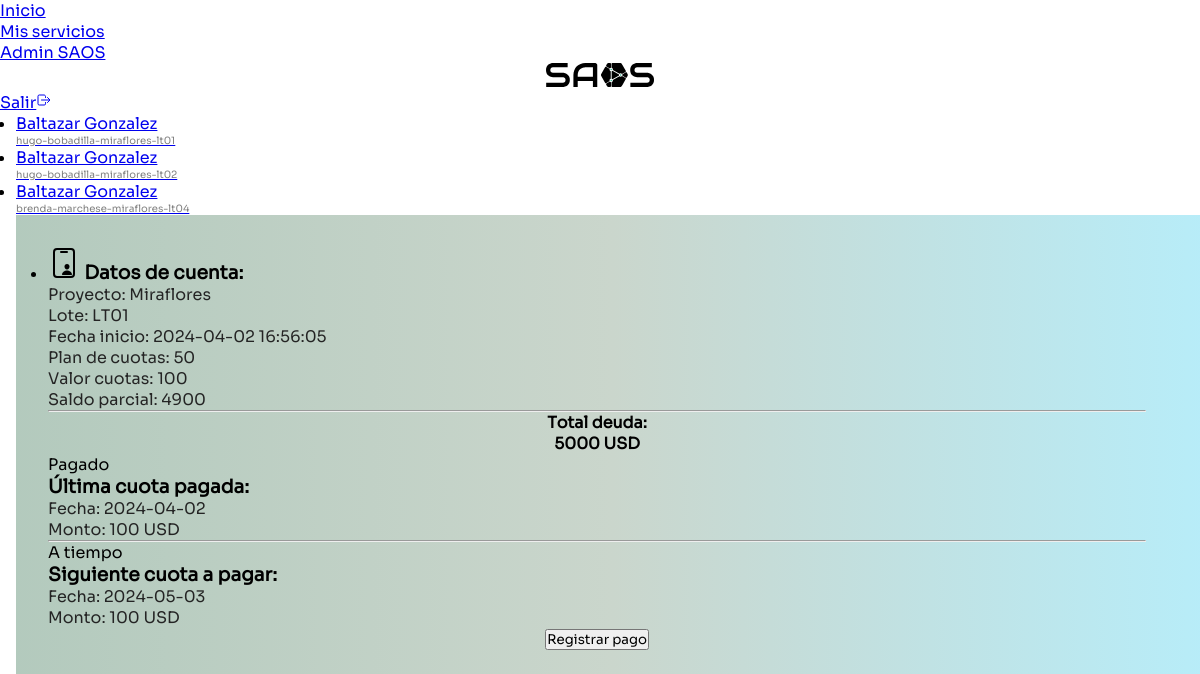
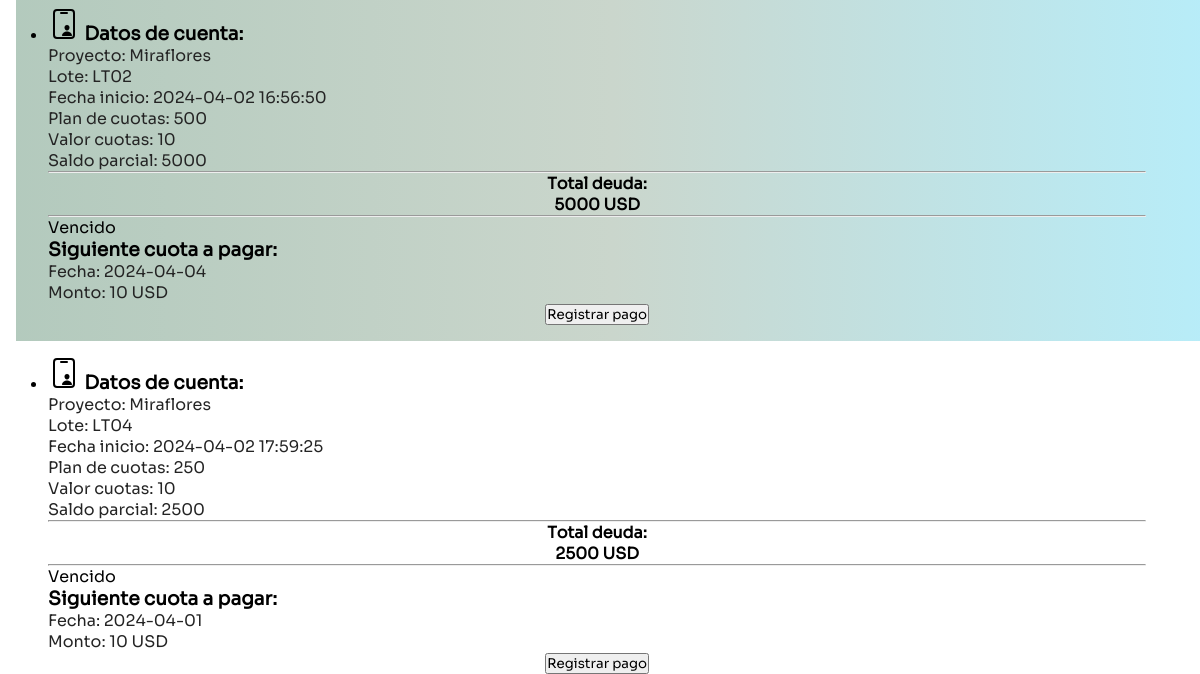
Page /admin_pagos (signed in) on the earlier database version (2 pictures, top to bottom).
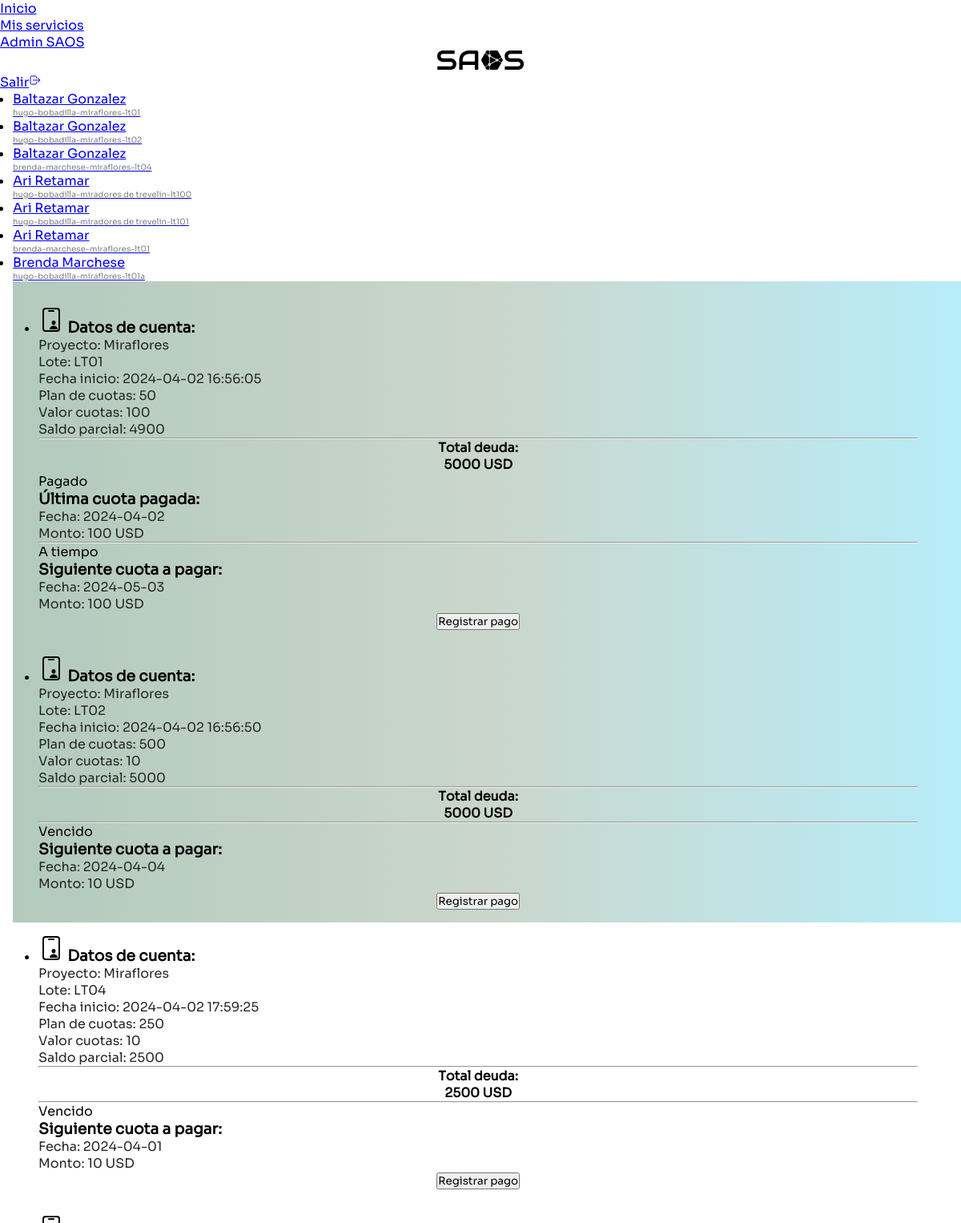
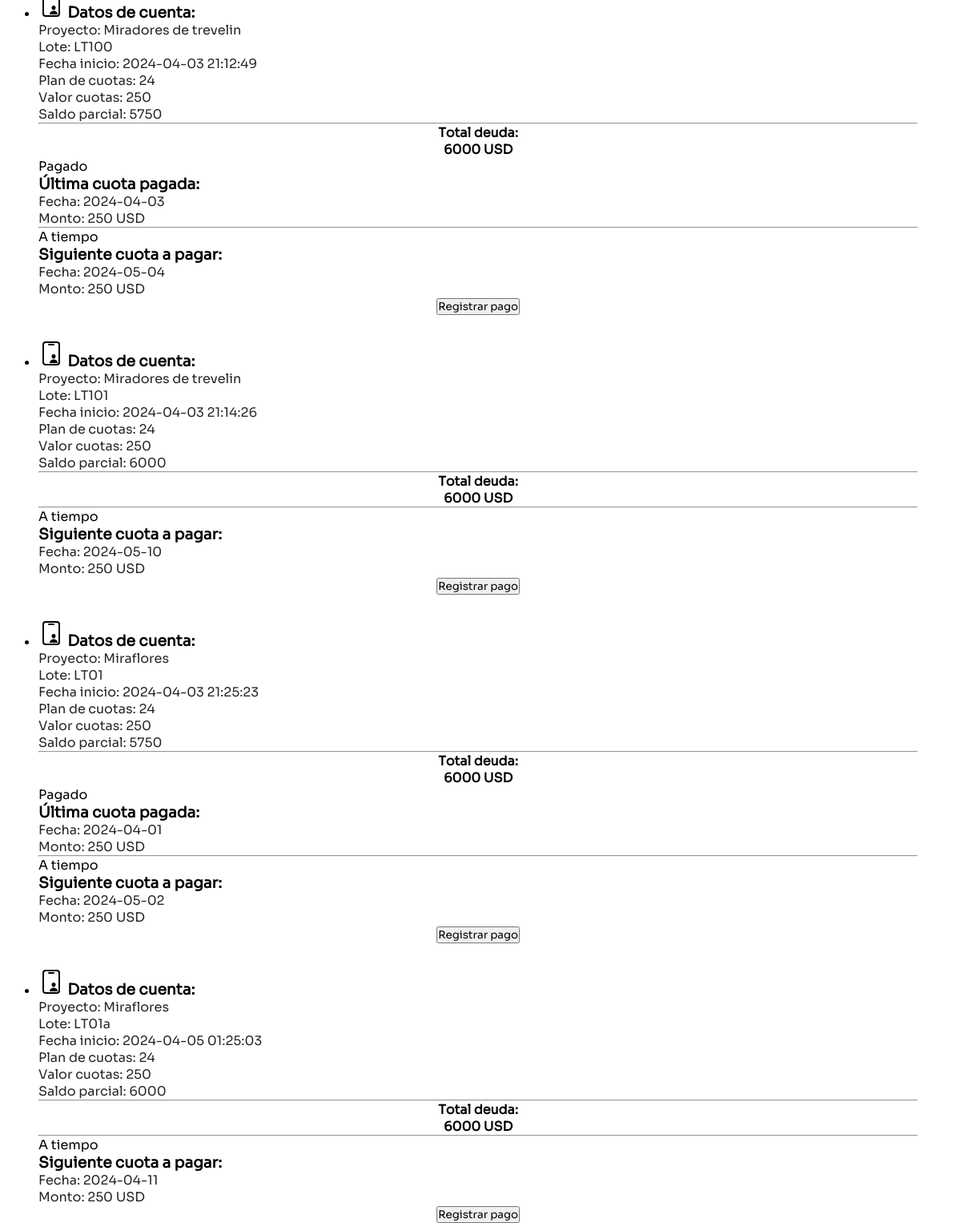
Same page on the later database version (2 pictures, top to bottom).
### website/models.py (models this page shows)
class User(db.Model, UserMixin):
    id = db.Column(db.Integer, primary_key=True)
    email = db.Column(db.String(250), unique=True)
    password = db.Column(db.String(250))
    nombre = db.Column(db.String(250))
    apellido = db.Column(db.String(250))
    tipo = db.Column(db.String(250))
    fecha = db.Column(db.DateTime(timezone=True), default=func.now())
    cuotas = db.relationship('Cuotas', back_populates='user', lazy=True, cascade="all, delete-orphan")
    permits = db.relationship('Permit', back_populates='user', lazy=True, cascade="all, delete-orphan")

class Cuotas(db.Model):
    id = db.Column(db.Integer, primary_key=True)
    fecha = db.Column(db.DateTime(timezone=True), default=func.now())
    cliente = db.Column(db.String(250))
    clienteid = db.Column(db.String(250))
    proyecto = db.Column(db.String(250))
    lote = db.Column(db.String(250))
    numcuotas = db.Column(db.Integer)
    estadocuota = db.Column(db.String(250))
    idcuota = db.Column(db.Integer)
    fechacuota = db.Column(Date)
    fechapago = db.Column(Date)
    cuotadolar = db.Column(db.Integer)
    cuotapagadadolar = db.Column(db.Integer)
    cuotapesos = db.Column(db.Integer)
    cuotapagadapesos = db.Column(db.Integer)
    user_id = db.Column(db.Integer, db.ForeignKey('user.id'), nullable=False)
    user = db.relationship('User', back_populates='cuotas')
    __table_args__ = (
        CheckConstraint(estadocuota.in_(['Pagado', 'Pendiente', 'Vencido']), name='estadocuota_valido'),
    )

### website/views.py (the view)
@views.route('/admin_pagos', methods=['GET'])
@login_required
@tipo_usuario_aceptado('admin')
def admin_pagos():
    cuotas = Cuotas.query.all()
    usuarios = User.query.filter_by(tipo='user')
    resultados = []
    for user in usuarios:
        clientes = db.session.query(Cuotas.clienteid).filter_by(user_id=user.id).distinct().all()
        for cliente in clientes:
            cliente = cliente[0]  # El resultado es una tupla, así que tomamos el primer elemento
            ultima_cuota_pagada = Cuotas.query.filter_by(clienteid=cliente, estadocuota='Pagado') \
                                            .order_by(Cuotas.fechacuota.desc()).first()
            siguiente_cuota_pagar = Cuotas.query.filter_by(clienteid=cliente, estadocuota='Pendiente') \
                                                .order_by(Cuotas.fechacuota).first()
            total_cuotas_cliente = Cuotas.query.filter_by(clienteid=cliente).count()
            saldo_pendiente_cliente = db.session.query(func.sum(Cuotas.cuotadolar)) \
                                        .filter_by(clienteid=cliente, estadocuota='Pendiente').scalar()
            totalDeuda = total_cuotas_cliente * siguiente_cuota_pagar.cuotadolar #type:ignore
            labelColor=""
            estado = ""
            if siguiente_cuota_pagar.fechacuota < datetime.now().date(): #type:ignore
                labelColor = 'danger'
                estado = 'Vencido'
            elif siguiente_cuota_pagar.fechacuota == datetime.now().date():  #type:ignore
                labelColor = 'warning'
                estado = 'Pronto'
            else:
                labelColor='success'
                estado = 'A tiempo'
            resultados.append({
                'user': user.nombre + ' ' + user.apellido,
                'cliente': cliente,
                'ultima_cuota_pagada': ultima_cuota_pagada,
                'siguiente_cuota_pagar': siguiente_cuota_pagar,
                'saldo_pendiente_cliente': saldo_pendiente_cliente,
                'labelColor' : labelColor,
                'estado':estado,
                'totalDeuda':totalDeuda,
            })
    return render_template('admin_pagos.html', user=current_user, cuotas=cuotas, usuarios=usuarios,
                           ultima=resultados)

### website/utils.py (called while the page is built)
def tipo_usuario_aceptado(tipo):
    def decorator(func):
        @wraps(func)
        def wrapper(*args, **kwargs):
            if not current_user.is_authenticated:
                abort(401)  # Usuario no autenticado
            if current_user.tipo not in tipo:
                abort(403)  # Usuario no tiene permiso
            return func(*args, **kwargs)
        return wrapper
    return decorator

### website/templates/admin_pagos.html
{% extends "base.html" %} {% block title %}Cuotas SAOS{% endblock %}
{% block main_content %}
<div style="width:99%; padding-left:1rem; height:100vh;">
    <div uk-grid class="uk-child-width-expand">
        <div class="uk-width-1-6">
            <ul class="uk-tab-left" uk-tab="connect: #component-tab-left; animation: uk-animation-fade" uk-tab>
                {%for us in usuarios %}
                {%for ult in ultima %}
                {%if ult.user == us.nombre + ' ' + us.apellido %}
                <li class="uk-active uk-width-auto">
                    <a href="#">
                        <div>
                            {{ us.nombre + ' ' + us.apellido }}
                            <p style="color:gray; font-size:10px;">
                                {{ ult.cliente }}</p>
                        </div>
                    </a>
                </li>
                {%endif%}
                {%endfor%}
                {%endfor%}
            </ul>
        </div>
        <div class="uk-width-5-6 admin__pagos" style="padding-left:2rem; padding-right:0rem; height:100vh;">
            <ul id="component-tab-left" class="uk-switcher" style="width:95%;">
                {%for us in usuarios %}
                {%for ult in ultima %}
                {%if ult.user == us.nombre + ' ' + us.apellido %}
                <li style="padding-top: 2rem;">
                    <div class="uk-child-width-1-2@m" uk-grid="masonry: pack">
                        <div>
                            <div class="uk-card uk-card-default uk-card-body">
                                <h3 class="uk-card-title"><b><ion-icon name="id-card-outline" size="large"></ion-icon>
                                        Datos
                                        de cuenta:</b></h3>
                                <div uk-grid class="uk-child-width-1-3">
                                    <div>
                                        <p>Proyecto: {{ ult.siguiente_cuota_pagar.proyecto }}</p>
                                        <p>Lote: {{ ult.siguiente_cuota_pagar.lote }}</p>
                                    </div>
                                    <div>
                                        <p>Fecha inicio: {{ ult.siguiente_cuota_pagar.fecha }}</p>
                                        <p>Plan de cuotas: {{ ult.siguiente_cuota_pagar.numcuotas }}</p>
                                    </div>
                                    <div>
                                        <p>Valor cuotas: {{ ult.siguiente_cuota_pagar.cuotadolar }}</p>
                                        <p>Saldo parcial: {{ ult.saldo_pendiente_cliente }}</p>
                                    </div>
                                </div>
                                <hr>
                                <div
                                    style="display: flex; justify-content: center; text-align:center; align-items: center; padding-bottom: 0rem;">
                                    <h4><b>Total deuda:</b><br> {{ ult.totalDeuda }} USD</h4>
                                </div>
                            </div>
                        </div>
                        <div>
                            {% if ult.ultima_cuota_pagada %}
                            <div>
                                <div class="uk-card uk-card-default uk-card-body">
                                    <div class="uk-card-badge uk-label-sucess">{{ ult.ultima_cuota_pagada.estadocuota }}
                                    </div>
                                    <h3 class="uk-card-title"><b>Última cuota pagada:</b></h3>
                                    <p>Fecha: {{ ult.ultima_cuota_pagada.fechacuota }}</p>
                                    <p>Monto: {{ ult.ultima_cuota_pagada.cuotadolar }} USD</p>
                                </div>
                            </div>
                            {% endif %}
                            <hr>
                            {% if ult.siguiente_cuota_pagar %}
                            <div>
                                <div class="uk-card uk-card-default uk-card-body">
                                    <div class="uk-card-badge uk-label-{{ult.labelColor}}">{{ult.estado}}
                                    </div>
                                    <h3 class="uk-card-title"><b>Siguiente cuota a pagar:</b></h3>
                                    <p>Fecha: {{ ult.siguiente_cuota_pagar.fechacuota }}</p>
                                    <p>Monto: {{ ult.siguiente_cuota_pagar.cuotadolar }} USD</p>
                                    <div style="display: flex; justify-content:center;">
                                        <form
                                            action="/registrar_pago/{{ult.siguiente_cuota_pagar.clienteid}}/{{ult.siguiente_cuota_pagar.idcuota}}"
                                            method="POST">
                                            <button class="uk-button uk-button-primary uk-button-large" type="submit">
                                                Registrar pago
                                            </button>
                                        </form>
                                    </div>
                                </div>
                            </div>
                            {% endif %}
                        </div>
                    </div>
                </li>
                {%endif%}
                {%endfor%}
                {%endfor%}
            </ul>
        </div>
    </div>
</div>
{%endblock%}

### website/templates/base.html (shortened to what this page needs)
<!DOCTYPE html>
<html>
<head>
    <link rel="stylesheet" href="https://cdn.jsdelivr.net/npm/uikit@3.19.2/dist/css/uikit.min.css" />
    <link rel="stylesheet" href="https://unpkg.com/leaflet@1.9.4/dist/leaflet.css"
 />
    <link rel="stylesheet" type="text/css" href="https://cdn.datatables.net/1.11.5/css/jquery.dataTables.min.css">
    <link rel="stylesheet" href="{{ url_for('static', filename='css/index.css')}}">
    <link rel="stylesheet" href="{{ url_for('static', filename='css/hexagon.css')}}">
</head>
<body>
    <nav class="uk-navbar-container">
        <div class="uk-container">
            <div uk-navbar>
                <div class="uk-navbar-left">
                    <ul class="uk-navbar-nav">
                        <li><a href="/">Inicio</a></li>
                        {% if user.is_authenticated %}
                        <li> <a href="/dashboard">Mis servicios</a> </li>
                        {%endif%}
                        {% if user.tipo == 'admin' %}
                        <li> <a href="/admindashboard">Admin SAOS</a> </li>
                        {%endif%}
                    </ul>
                </div>
                <div style="display:flex; align-items:center; justify-content:center; width:100%;">
                    <a class="uk-navbar-item uk-logo" href="https://saos.app/">
                        <img src="{{ url_for('static', filename='/media/saos-nuevo-negro.svg') }}"
                            style="height: 1.5rem; width:auto; display: inline-block;" alt="saos-logo">
                    </a>
                </div>
                <div class="uk-navbar-right">
                    <ul class="uk-navbar-nav">
                        {% if not user.is_authenticated %}
                        <li><a href="/login">Acceder</a></li>
                        {% else %}
                        <li><a href="/logout">Salir<ion-icon name="log-out-outline"></ion-icon></a></li>
                        {% endif %}
                    </ul>
                </div>
            </div>
        </div>
    </nav>
    <div class="container-all">
        {% block main_content %}{% endblock %}
    </div>
</body>
</html>

### website/static/css/index.css (style rules this page uses)
* { margin: 0; padding: 0; font-family: "Sora", sans-serif; }
.container-all { display: block; }
.dash__div, h1, p { color: #242424; }
.admin__pagos { background: linear-gradient( to right, rgba(4, 79, 37, 0.3), rgba(80, 119, 86, 0.3), rgba(18, 194, 233, 0.3) ); }

Differences in the rows shown:
added User: nombre+apellido "Ari Retamar" "Ari Retamar" "Ari Retamar", cliente "hugo-bobadilla-miradores de trevelin-lt100" "hugo-bobadilla-miradores de trevelin-lt101" "brenda-marchese-miraflores-lt01", saldo_pendiente_cliente "5750" "6000" "5750", totalDeuda "6000" "6000" "6000", estado "A tiempo" "A tiempo" "A tiempo"
added User: nombre+apellido "Brenda Marchese", cliente "hugo-bobadilla-miraflores-lt01a", saldo_pendiente_cliente "6000", totalDeuda "6000", estado "A tiempo"
added Cuotas: siguiente_cuota_pagar.proyecto "Miradores de trevelin", siguiente_cuota_pagar.lote "LT100", siguiente_cuota_pagar.fecha "2024-04-03 21:12:49", siguiente_cuota_pagar.numcuotas "24", siguiente_cuota_pagar.cuotadolar "250", siguiente_cuota_pagar.fechacuota "2024-05-04", siguiente_cuota_pagar.cuotadolar "250"
added Cuotas: ultima_cuota_pagada.estadocuota "Pagado", ultima_cuota_pagada.fechacuota "2024-04-03", ultima_cuota_pagada.cuotadolar "250"
added Cuotas: siguiente_cuota_pagar.proyecto "Miradores de trevelin", siguiente_cuota_pagar.lote "LT101", siguiente_cuota_pagar.fecha "2024-04-03 21:14:26", siguiente_cuota_pagar.numcuotas "24", siguiente_cuota_pagar.cuotadolar "250", siguiente_cuota_pagar.fechacuota "2024-05-10", siguiente_cuota_pagar.cuotadolar "250"
added Cuotas: siguiente_cuota_pagar.proyecto "Miraflores", siguiente_cuota_pagar.lote "LT01", siguiente_cuota_pagar.fecha "2024-04-03 21:25:23", siguiente_cuota_pagar.numcuotas "24", siguiente_cuota_pagar.cuotadolar "250", siguiente_cuota_pagar.fechacuota "2024-05-02", siguiente_cuota_pagar.cuotadolar "250"
added Cuotas: ultima_cuota_pagada.estadocuota "Pagado", ultima_cuota_pagada.fechacuota "2024-04-01", ultima_cuota_pagada.cuotadolar "250"
added Cuotas: siguiente_cuota_pagar.proyecto "Miraflores", siguiente_cuota_pagar.lote "LT01a", siguiente_cuota_pagar.fecha "2024-04-05 01:25:03", siguiente_cuota_pagar.numcuotas "24", siguiente_cuota_pagar.cuotadolar "250", siguiente_cuota_pagar.fechacuota "2024-04-11", siguiente_cuota_pagar.cuotadolar "250"
